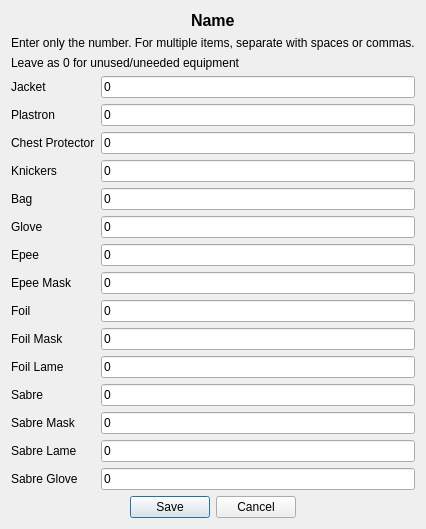
<?xml version="1.0" encoding="UTF-8"?>
<ui version="4.0">
 <class>EquipmentSelectionDialog</class>
 <widget class="QDialog" name="EquipmentSelectionDialog">
  <property name="geometry">
   <rect>
    <x>0</x>
    <y>0</y>
    <width>423</width>
    <height>498</height>
   </rect>
  </property>
  <property name="windowTitle">
   <string>EquipmentSelectionDialog</string>
  </property>
  <layout class="QVBoxLayout" name="verticalLayout">
   <item alignment="Qt::AlignHCenter">
    <widget class="QLabel" name="nameLabel_">
     <property name="font">
      <font>
       <pointsize>12</pointsize>
       <weight>75</weight>
       <bold>true</bold>
      </font>
     </property>
     <property name="text">
      <string>Name</string>
     </property>
    </widget>
   </item>
   <item>
    <widget class="QLabel" name="label">
     <property name="text">
      <string>Enter only the number. For multiple items, separate with spaces or commas.</string>
     </property>
    </widget>
   </item>
   <item>
    <widget class="QLabel" name="label_2">
     <property name="text">
      <string>Leave as 0 for unused/uneeded equipment</string>
     </property>
    </widget>
   </item>
   <item>
    <layout class="QFormLayout" name="formLayout">
     <item row="0" column="0">
      <widget class="QLabel" name="jacketLabel_">
       <property name="text">
        <string>Jacket</string>
       </property>
      </widget>
     </item>
     <item row="0" column="1">
      <widget class="QLineEdit" name="jacketLineEdit_">
       <property name="text">
        <string>0</string>
       </property>
      </widget>
     </item>
     <item row="1" column="0">
      <widget class="QLabel" name="plastronLabel_">
       <property name="text">
        <string>Plastron</string>
       </property>
      </widget>
     </item>
     <item row="1" column="1">
      <widget class="QLineEdit" name="plastronLineEdit_">
       <property name="text">
        <string>0</string>
       </property>
      </widget>
     </item>
     <item row="2" column="0">
      <widget class="QLabel" name="chestProtectorLabel_">
       <property name="text">
        <string>Chest Protector</string>
       </property>
      </widget>
     </item>
     <item row="2" column="1">
      <widget class="QLineEdit" name="chestProtectorLineEdit_">
       <property name="text">
        <string>0</string>
       </property>
      </widget>
     </item>
     <item row="3" column="0">
      <widget class="QLabel" name="knickersLabel_">
       <property name="text">
        <string>Knickers</string>
       </property>
      </widget>
     </item>
     <item row="3" column="1">
      <widget class="QLineEdit" name="knickersLineEdit_">
       <property name="text">
        <string>0</string>
       </property>
      </widget>
     </item>
     <item row="4" column="0">
      <widget class="QLabel" name="bagLabel_">
       <property name="text">
        <string>Bag</string>
       </property>
      </widget>
     </item>
     <item row="4" column="1">
      <widget class="QLineEdit" name="bagLineEdit_">
       <property name="text">
        <string>0</string>
       </property>
      </widget>
     </item>
     <item row="5" column="0">
      <widget class="QLabel" name="gloveLabel_">
       <property name="text">
        <string>Glove</string>
       </property>
      </widget>
     </item>
     <item row="5" column="1">
      <widget class="QLineEdit" name="gloveLineEdit_">
       <property name="text">
        <string>0</string>
       </property>
      </widget>
     </item>
     <item row="6" column="0">
      <widget class="QLabel" name="epeeLabel_">
       <property name="text">
        <string>Epee</string>
       </property>
      </widget>
     </item>
     <item row="6" column="1">
      <widget class="QLineEdit" name="epeeLineEdit_">
       <property name="text">
        <string>0</string>
       </property>
      </widget>
     </item>
     <item row="7" column="0">
      <widget class="QLabel" name="epeeMaskLabel_">
       <property name="text">
        <string>Epee Mask</string>
       </property>
      </widget>
     </item>
     <item row="7" column="1">
      <widget class="QLineEdit" name="epeeMaskLineEdit_">
       <property name="text">
        <string>0</string>
       </property>
      </widget>
     </item>
     <item row="8" column="0">
      <widget class="QLabel" name="foilLabel_">
       <property name="text">
        <string>Foil</string>
       </property>
      </widget>
     </item>
     <item row="8" column="1">
      <widget class="QLineEdit" name="foilLineEdit_">
       <property name="text">
        <string>0</string>
       </property>
      </widget>
     </item>
     <item row="9" column="0">
      <widget class="QLabel" name="foilMaskLabel_">
       <property name="text">
        <string>Foil Mask</string>
       </property>
      </widget>
     </item>
     <item row="9" column="1">
      <widget class="QLineEdit" name="foilMaskLineEdit_">
       <property name="text">
        <string>0</string>
       </property>
      </widget>
     </item>
     <item row="10" column="0">
      <widget class="QLabel" name="foilLameLabel_">
       <property name="text">
        <string>Foil Lame</string>
       </property>
      </widget>
     </item>
     <item row="10" column="1">
      <widget class="QLineEdit" name="foilLameLineEdit_">
       <property name="text">
        <string>0</string>
       </property>
      </widget>
     </item>
     <item row="11" column="0">
      <widget class="QLabel" name="sabreLabel_">
       <property name="text">
        <string>Sabre</string>
       </property>
      </widget>
     </item>
     <item row="11" column="1">
      <widget class="QLineEdit" name="sabreLineEdit_">
       <property name="text">
        <string>0</string>
       </property>
      </widget>
     </item>
     <item row="12" column="0">
      <widget class="QLabel" name="sabreMaskLabel_">
       <property name="text">
        <string>Sabre Mask</string>
       </property>
      </widget>
     </item>
     <item row="12" column="1">
      <widget class="QLineEdit" name="sabreMaskLineEdit_">
       <property name="text">
        <string>0</string>
       </property>
      </widget>
     </item>
     <item row="13" column="0">
      <widget class="QLabel" name="sabreLameLabel_">
       <property name="text">
        <string>Sabre Lame</string>
       </property>
      </widget>
     </item>
     <item row="13" column="1">
      <widget class="QLineEdit" name="sabreLameLineEdit_">
       <property name="text">
        <string>0</string>
       </property>
      </widget>
     </item>
     <item row="14" column="0">
      <widget class="QLabel" name="sabreGloveLabel_">
       <property name="text">
        <string>Sabre Glove</string>
       </property>
      </widget>
     </item>
     <item row="14" column="1">
      <widget class="QLineEdit" name="sabreGloveLineEdit_">
       <property name="text">
        <string>0</string>
       </property>
      </widget>
     </item>
    </layout>
   </item>
   <item>
    <widget class="QDialogButtonBox" name="buttonBox">
     <property name="standardButtons">
      <set>QDialogButtonBox::Cancel|QDialogButtonBox::Save</set>
     </property>
     <property name="centerButtons">
      <bool>true</bool>
     </property>
    </widget>
   </item>
  </layout>
 </widget>
 <layoutdefault spacing="6" margin="11"/>
 <resources/>
 <connections>
  <connection>
   <sender>buttonBox</sender>
   <signal>rejected()</signal>
   <receiver>EquipmentSelectionDialog</receiver>
   <slot>reject()</slot>
   <hints>
    <hint type="sourcelabel">
     <x>275</x>
     <y>488</y>
    </hint>
    <hint type="destinationlabel">
     <x>287</x>
     <y>466</y>
    </hint>
   </hints>
  </connection>
  <connection>
   <sender>buttonBox</sender>
   <signal>accepted()</signal>
   <receiver>EquipmentSelectionDialog</receiver>
   <slot>saveRequested()</slot>
   <hints>
    <hint type="sourcelabel">
     <x>83</x>
     <y>488</y>
    </hint>
    <hint type="destinationlabel">
     <x>38</x>
     <y>473</y>
    </hint>
   </hints>
  </connection>
 </connections>
 <slots>
  <slot>saveRequested()</slot>
 </slots>
</ui>
